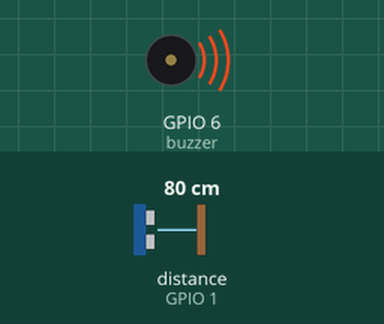
Recording of a program running on a simulated ESP32 board running MicroPython. Parts: buzzer (waves = sounding). Inputs (shaded band) come from the test bench; at power-on: distance to the obstacle (sensor on GPIO 1) 80 cm. The echo pulse lasts 58.3 µs per cm; what the program prints to the serial console is not drawn.

Above: at 1.2 s.
1.3 s: distance to the obstacle (sensor on GPIO 1) set to 35 cm
2.8 s: distance to the obstacle (sensor on GPIO 1) set to 28 cm
At 3.1 s:
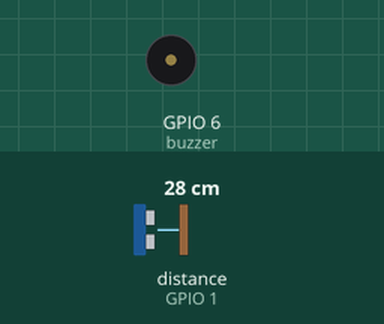
5.8 s: distance to the obstacle (sensor on GPIO 1) set to 60 cm
At 5.8 s:
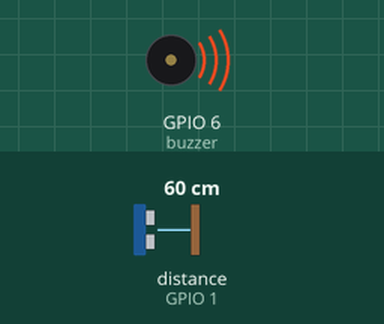
7.3 s: distance to the obstacle (sensor on GPIO 1) set to 4 cm
At 7.7 s:
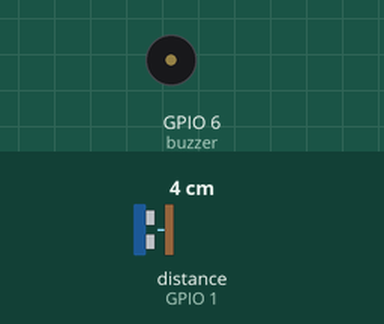
Timing chart, 0 to 11.3 s (numbered marks = the images above; inputs shaded):
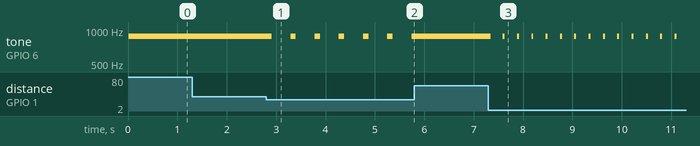

The program:

main.py
```python
import time
from machine import Timer

from ultrasonic_sensor import UltrasonicSensor
from buzzer import Buzzer
from distance_alarm import DistanceAlarm


# 타이머 플래그
ms = 0
flag_10 = False
flag_50 = False
flag_500 = False


def tick(t):
    global ms, flag_10, flag_50, flag_500

    ms += 1

    if ms % 10 == 0:
        flag_10 = True

    if ms % 50 == 0:
        flag_50 = True

    if ms % 500 == 0:
        flag_500 = True


# 객체 생성
sensor = UltrasonicSensor(17, 1)
buzzer = Buzzer(6, freq=880)
alarm = DistanceAlarm(buzzer)

cm = 0
look_gap = 0
last_look = 0

tmr = Timer(0)
tmr.init(period=1, mode=Timer.PERIODIC, callback=tick)

try:
    while True:
        # 10ms마다 소리 패턴 갱신
        if flag_10:
            flag_10 = False
            alarm.update_pattern()

        # 50ms마다 거리 측정
        if flag_50:
            flag_50 = False

            cm = sensor.get_distance_cm()
            alarm.update_distance(cm)

            look_gap = ms - last_look
            last_look = ms

        # 500ms마다 상태 출력
        if flag_500:
            flag_500 = False

            duty = buzzer.DUTY_TABLE[alarm.level - 1]

            print(
                "거리", int(cm), "cm",
                "-> 단계", alarm.level,
                "-> duty", duty,
                "| 센서 측정 간격", look_gap, "ms"
            )

except KeyboardInterrupt:
    pass

finally:
    tmr.deinit()
    buzzer.deinit()
```

ultrasonic_sensor.py
```python
import machine
import time
from machine import Pin


class UltrasonicSensor:
    """초음파 센서로 거리를 측정하는 클래스."""

    def __init__(self, trigger_pin, echo_pin):
        self.trigger = Pin(trigger_pin, mode=Pin.OUT, pull=None)
        self.echo = Pin(echo_pin, mode=Pin.IN, pull=None)
        self.trigger.value(0)

    def get_distance_cm(self):
        self.trigger.value(0)
        time.sleep_us(5)

        self.trigger.value(1)
        time.sleep_us(10)
        self.trigger.value(0)

        pulse_time = machine.time_pulse_us(self.echo, 1, 30000)

        if pulse_time <= 0:
            return 0

        distance_cm = (pulse_time / 2) / 29.1

        if 2 <= distance_cm <= 200:
            return distance_cm

        return 0
```

buzzer.py
```python
from machine import Pin, PWM


class Buzzer:
    """PWM 부저의 음량과 켜기/끄기를 담당하는 클래스."""

    DUTY_TABLE = [
        10, 12, 15, 19, 23,
        28, 35, 43, 52, 65,
        79, 98, 120, 148, 182,
        224, 275, 338, 416, 512
    ]

    def __init__(self, pin, freq=880):
        self.pwm = PWM(Pin(pin), freq=freq, duty=0)

    def set_level(self, level):
        level = max(1, min(len(self.DUTY_TABLE), int(level)))
        self.pwm.duty(self.DUTY_TABLE[level - 1])

    def on(self, level):
        self.set_level(level)

    def off(self):
        self.pwm.duty(0)

    def deinit(self):
        self.off()
        self.pwm.deinit()
```

distance_alarm.py
```python
class DistanceAlarm:
    """거리값을 알람 단계와 소리 패턴으로 변환하는 클래스."""

    def __init__(self, buzzer):
        # 다른 파일에서 만든 Buzzer 객체를 전달받는다.
        self.buzzer = buzzer

        self.NEAR_CM = 5
        self.FAR_CM = 40
        self.LEVELS = 20

        self.level = 10
        self.phase = 0
        self.beep_on = False

    def distance_level(self, cm):
        level = (
            (self.FAR_CM - cm) * self.LEVELS
            // (self.FAR_CM - self.NEAR_CM)
            + 1
        )
        return max(1, min(self.LEVELS, int(level)))

    def update_distance(self, cm):
        # 측정 실패(0)라면 이전 단계를 유지한다.
        if cm != 0:
            self.level = self.distance_level(cm)

    def update_pattern(self):
        # 기존 코드의 10ms 패턴 제어 로직
        if self.level <= 5:
            # 단계가 낮으면 연속음
            self.beep_on = True
            self.phase = 0
        else:
            self.phase += 10

            on_time = 40 + (20 - self.level) * 5
            off_time = 250 + (20 - self.level) * 10

            if self.phase < on_time:
                self.beep_on = True
            elif self.phase < on_time + off_time:
                self.beep_on = False
            else:
                self.phase = 0
                self.beep_on = True

        if self.beep_on:
            self.buzzer.on(self.level)
        else:
            self.buzzer.off()
```

Measured:
- the behaviour switches between 32 and 31 cm on distance to the obstacle (sensor on GPIO 1) (found by bisection; images 0 and 1)
- after the input at 1.3 s, every drawn part: stays the same
- after the input at 2.8 s, tone on GPIO 6 (buzzer): alternates 880 Hz for 0.11 s and silent for 0.38 s, starting after 0.11 s
- after the input at 5.8 s, tone on GPIO 6 (buzzer): stops changing and stays 880 Hz
- after the input at 7.3 s, tone on GPIO 6 (buzzer): alternates 880 Hz for 0.04 s and silent for 0.25 s, starting at once
